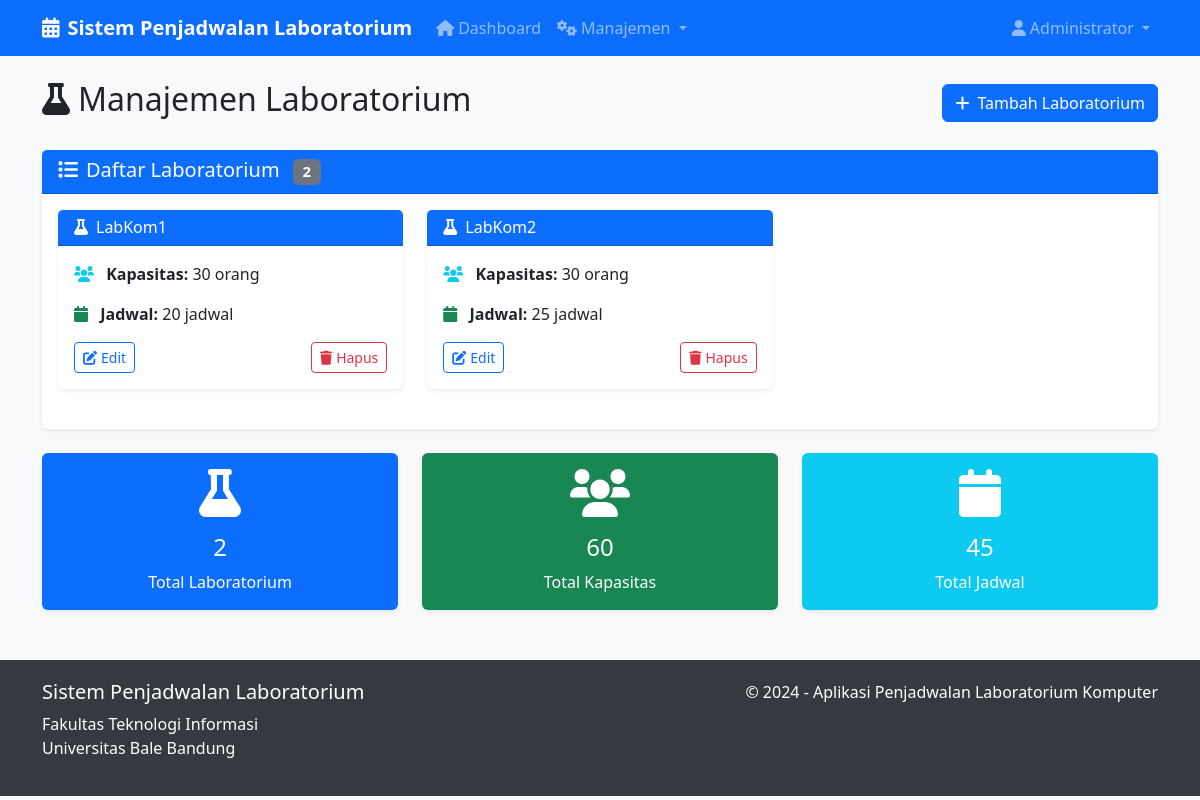
/labs (signed in), run on an earlier commit of the app's database.
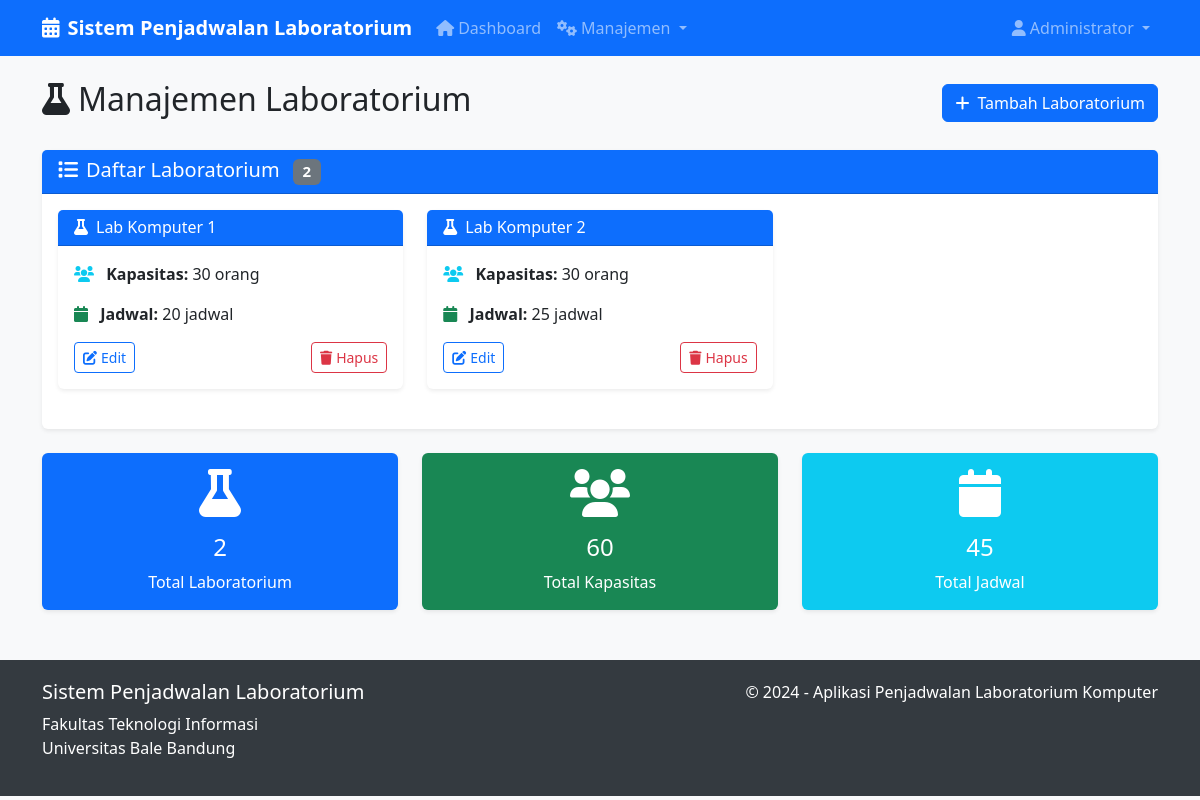
And on a later commit of the database.
### app.py (models this page shows)
class Lab(db.Model):
    id = db.Column(db.Integer, primary_key=True)
    lab_name = db.Column(db.String(50), nullable=False)
    capacity = db.Column(db.Integer, nullable=False)
    schedules = db.relationship('Schedule', backref='laboratory', lazy=True)

### app.py (the view)
@app.route('/labs')
@role_required('admin', 'staff')
def labs():
    labs = Lab.query.all()
    return render_template('labs.html', labs=labs)

### app.py (called while the page is built)
def role_required(*roles):
    def decorator(f):
        from functools import wraps
        @wraps(f)
        def decorated_function(*args, **kwargs):
            if 'user_id' not in session:
                flash('Silakan login terlebih dahulu', 'danger')
                return redirect(url_for('login'))
            user = User.query.get(session['user_id'])
            if user.role not in roles:
                flash('Anda tidak memiliki akses ke halaman ini', 'danger')
                return redirect(url_for('dashboard'))
            return f(*args, **kwargs)
        return decorated_function
    return decorator

### templates/labs.html (shortened to what this page needs)
{% extends "base.html" %}
{% block content %}
<div class="row">
    <div class="col-12">
        <div class="d-flex justify-content-between align-items-center mb-4">
            <h2><i class="fas fa-flask me-2"></i>Manajemen Laboratorium</h2>
            <a href="{{ url_for('add_lab') }}" class="btn btn-primary">
                <i class="fas fa-plus me-2"></i>Tambah Laboratorium
            </a>
        </div>
    </div>
</div>
<div class="row">
    <div class="col-12">
        <div class="card">
            <div class="card-header">
                <h5 class="mb-0">
                    <i class="fas fa-list me-2"></i>Daftar Laboratorium
                    <span class="badge bg-secondary ms-2">{{ labs|length }}</span>
                </h5>
            </div>
            <div class="card-body">
                {% if labs %}
                    <div class="row">
                        {% for lab in labs %}
                        <div class="col-md-6 col-lg-4 mb-4">
                            <div class="card h-100">
                                <div class="card-header bg-primary text-white">
                                    <h6 class="mb-0">
                                        <i class="fas fa-flask me-2"></i>{{ lab.lab_name }}
                                    </h6>
                                </div>
                                <div class="card-body">
                                    <div class="mb-3">
                                        <i class="fas fa-users me-2 text-info"></i>
                                        <strong>Kapasitas:</strong> {{ lab.capacity }} orang
                                    </div>
                                    <div class="mb-3">
                                        {% set schedule_count = lab.schedules|length %}
                                        <i class="fas fa-calendar me-2 text-success"></i>
                                        <strong>Jadwal:</strong> {{ schedule_count }} jadwal
                                    </div>
                                    <div class="d-flex justify-content-between">
                                        <a href="{{ url_for('edit_lab', id=lab.id) }}" class="btn btn-sm btn-outline-primary">
                                            <i class="fas fa-edit me-1"></i>Edit
                                        </a>
                                        <a href="{{ url_for('delete_lab', id=lab.id) }}"
                                           class="btn btn-sm btn-outline-danger"
                                           onclick="return confirm('Apakah Anda yakin ingin menghapus laboratorium {{ lab.lab_name }}?')">
                                            <i class="fas fa-trash me-1"></i>Hapus
                                        </a>
                                    </div>
                                </div>
                            </div>
                        </div>
                        {% endfor %}
                    </div>
                {% endif %}
            </div>
        </div>
    </div>
</div>
{% if labs %}
<div class="row mt-4">
    <div class="col-md-4">
        <div class="card bg-primary text-white">
            <div class="card-body text-center">
                <i class="fas fa-flask fa-3x mb-3"></i>
                <h4>{{ labs|length }}</h4>
                <p class="mb-0">Total Laboratorium</p>
            </div>
        </div>
    </div>
    <div class="col-md-4">
        <div class="card bg-success text-white">
            <div class="card-body text-center">
                <i class="fas fa-users fa-3x mb-3"></i>
                <h4>{{ labs|sum(attribute='capacity') }}</h4>
                <p class="mb-0">Total Kapasitas</p>
            </div>
        </div>
    </div>
    <div class="col-md-4">
        <div class="card bg-info text-white">
            <div class="card-body text-center">
                <i class="fas fa-calendar fa-3x mb-3"></i>
                <h4>{{ labs|map(attribute='schedules')|map('length')|sum }}</h4>
                <p class="mb-0">Total Jadwal</p>
            </div>
        </div>
    </div>
</div>
{% endif %}
{% endblock %}

What changed in the data, as far as the page shows it:
changed Lab: lab_name "LabKom1" → "Lab Komputer 1"
changed Lab: lab_name "LabKom2" → "Lab Komputer 2"
